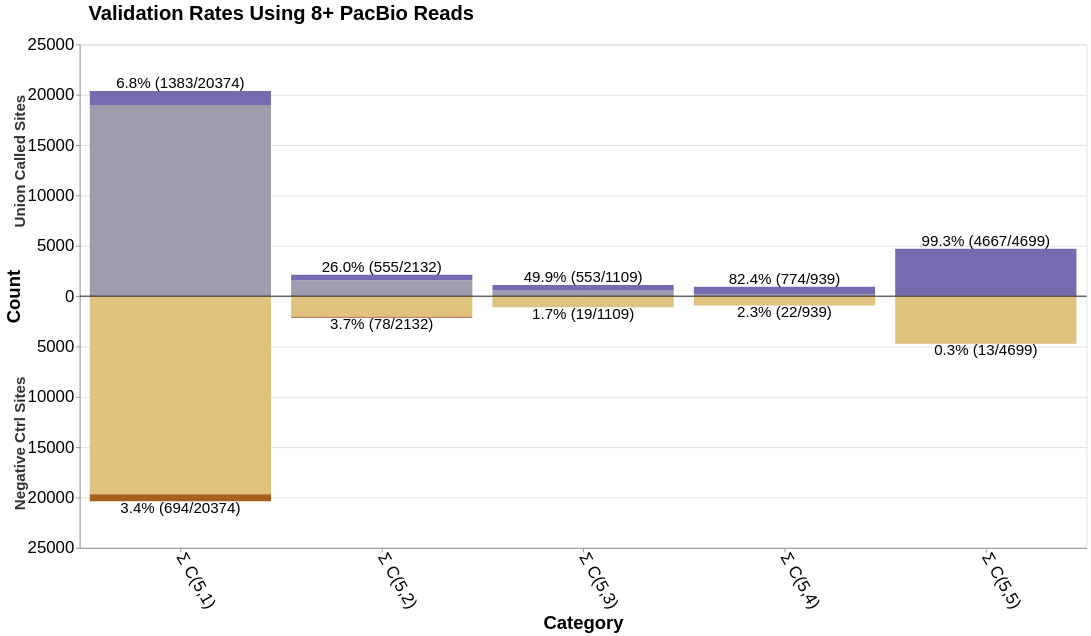

The notebook cell saved with this chart:
### Code cell
import altair as alt
import pandas as pd

# To generate the five S4 stacked histograms, this code was run five times
# using the input data corresponding to the five allele frequency points.
# E.g. to generate the chart for the threshold of 2:
# - edit line 26 to "2"
# - edit line 34 to the variable union_pos_2plus
# - edit line 37 to the variable union_homog_neg_2plus

# Data derived from TODO
union_pos_1plus=[4778, 1710, 1071, 929, 4694]
union_homog_neg_1plus=[1434, 147, 51, 46, 79]
union_pos_2plus=[3921, 1634, 1056, 925, 4694]
union_homog_neg_2plus=[1007, 104, 29, 32, 32]
union_pos_5plus=[2208, 1119, 869, 886, 4691]
union_homog_neg_5plus=[798, 84, 20, 23, 15]
union_pos_8plus=[1383, 555, 553, 774, 4667]
union_homog_neg_8plus=[694, 78, 19, 22, 13]
union_pos_10plus=[1144, 324, 379, 702, 4644]
union_homog_neg_10plus=[657, 72, 18, 19, 12]
union_coverage=[20374, 2132, 1109, 939, 4699] # Took the lower of the two coverages

# Color schemes
purple_range=['#756bb1', '#9e9cad', '#a6611a', '#dfc27d']

reads="8" # Fill in per respective threshold
title="Validation Rates Using " + reads + "+ PacBio Reads"
sub="Identical Negative Control Sites in ST001-1A Files (250x)"

# Adjust as necessary per threshold
data = pd.DataFrame({
    'category': ['Σ C(5,1)', 'Σ C(5,2)', 'Σ C(5,3)', 'Σ C(5,4)', 'Σ C(5,5)'],
    'positive_total': union_coverage,
    'positive_validated': union_pos_8plus, # BLT50 validated variants for actual sites
    'negative_total': union_coverage,
    'negative_validated': union_homog_neg_8plus # BLT50 validated variants in same site in unrelated control
})

# Create stacked data structure
data_stacked = []
for _, row in data.iterrows():
    category = row['category']
    
    # Calculate percentages for this category
    pos_validation_rate = (row['positive_validated'] / row['positive_total'] * 100) if row['positive_total'] > 0 else 0
    neg_validation_rate = (row['negative_validated'] / row['negative_total'] * 100) if row['negative_total'] > 0 else 0
    
    # Calculate unvalidated counts (difference between total and validated)
    pos_unvalidated = row['positive_total'] - row['positive_validated']
    neg_unvalidated = row['negative_total'] - row['negative_validated']
    
    # Positive side - unvalidated variants (bottom of stack)
    data_stacked.append({
        'category': category,
        'direction': 'positive',
        'variant_type': 'unvalidated',
        'variant_direction': 'unvalidated_positive',
        'count': pos_unvalidated,
        'stack_order': 0,
        'validation_rate': pos_validation_rate,
        'total_count': row['positive_total'],
        'validated_count': row['positive_validated']
    })
    
    # Positive side - validated variants (stacked on top)
    data_stacked.append({
        'category': category,
        'direction': 'positive',
        'variant_type': 'validated',
        'variant_direction': 'validated_positive',
        'count': row['positive_validated'],
        'stack_order': 1,
        'validation_rate': pos_validation_rate,
        'total_count': row['positive_total'],
        'validated_count': row['positive_validated']
    })
    
    # Negative side - unvalidated variants (displayed as negative, bottom of stack)
    data_stacked.append({
        'category': category,
        'direction': 'negative',
        'variant_type': 'unvalidated',
        'variant_direction': 'unvalidated_negative',
        'count': -neg_unvalidated,
        'stack_order': 0,
        'validation_rate': neg_validation_rate,
        'total_count': row['negative_total'],
        'validated_count': row['negative_validated']
    })
    
    # Negative side - validated variants (stacked on negative side)
    data_stacked.append({
        'category': category,
        'direction': 'negative',
        'variant_type': 'validated',
        'variant_direction': 'validated_negative',
        'count': -row['negative_validated'],
        'stack_order': 1,
        'validation_rate': neg_validation_rate,
        'total_count': row['negative_total'],
        'validated_count': row['negative_validated']
    })

data_long = pd.DataFrame(data_stacked)

# Create the bidirectional stacked bar chart
chart = alt.Chart(data_long).mark_bar().encode(
    x=alt.X('category:O',
            sort=['Σ C(5,5)', 'Σ C(5,4)', 'Σ C(5,3)', 'Σ C(5,2)', 'Σ C(5,1)'],
            title='Category',
            axis=alt.Axis(labelAngle=60,labelFontSize=20, titleFontSize=22)),
        y=alt.Y('count:Q',
            title='Count',
            scale=alt.Scale(domain=[-5500, 5500]), # Adjust domain as needed
            stack='zero',
            axis=alt.Axis(labelFontSize=20, titleFontSize=22, labelExpr="abs(datum.value)")),
    color=alt.Color('variant_direction:N',
                    scale=alt.Scale(
                        domain=['validated_positive', 'unvalidated_positive', 'validated_negative', 'unvalidated_negative'],
                        range=purple_range
                    ),
                    legend=None),
                    # legend=alt.Legend(
                    #     title="Variant Type",
                    #     orient='bottom',
                    #     # legendX=150,
                    #     # legendY=700,
                    #     direction='horizontal',
                    #     symbolType='square',
                    #     symbolSize=400,
                    #     titleFontSize=22,
                    #     labelFontSize=16,
                    #     labelExpr="datum.value == 'unvalidated_positive' ? 'Non-Validated' : datum.value == 'validated_positive' ? 'Validated' : datum.value == 'unvalidated_negative' ? 'Non-Validated Control' : 'Validated Control'"
                    # )),
    order=alt.Order('stack_order:O'),
    tooltip=['category:O', 'direction:N', 'variant_type:N', 'count:Q', 'validation_rate:Q']
).properties(
    width=1200,
    height=600,
    title=alt.TitleParams(
        text=title,
        #subtitle=sub,
        fontSize=24,
        fontWeight='bold',
        subtitleFontSize=16,
        dy=-10,
        dx=100,
        anchor='start'
    )
)

# Create data for percentage labels (one per category per direction)
label_data = []
for category in data['category'].unique():
    # Positive side label
    pos_row = data[data['category'] == category].iloc[0]
    pos_validation_rate = (pos_row['positive_validated'] / pos_row['positive_total'] * 100) if pos_row['positive_total'] > 0 else 0
    pos_y_position = pos_row['positive_total']  # Top of positive stack (total height)
    
    label_data.append({
        'category': category,
        'y_position': pos_y_position + 50,  # Slightly above the bar
        'percentage': f"{pos_validation_rate:.1f}% ({pos_row['positive_validated']}/{pos_row['positive_total']})",
        'direction': 'positive'
    })
    
    # Negative side label
    neg_validation_rate = (pos_row['negative_validated'] / pos_row['negative_total'] * 100) if pos_row['negative_total'] > 0 else 0
    neg_y_position = -pos_row['negative_total']  # Bottom of negative stack (total height)
    
    label_data.append({
        'category': category,
        'y_position': neg_y_position - 50,  # Slightly below the bar
        'percentage': f"{neg_validation_rate:.1f}% ({pos_row['negative_validated']}/{pos_row['negative_total']})",
        'direction': 'negative'
    })

label_df = pd.DataFrame(label_data)

# Create percentage labels
percentage_labels = alt.Chart(label_df).mark_text(
    align='center',
    baseline='middle',
    fontSize=18,
    color='black',
    dy=alt.expr("datum.direction == 'positive' ? -8 : 8") 
).encode(
    x=alt.X('category:O'),
    y=alt.Y('y_position:Q'),
    text=alt.Text('percentage:N')
)

# Add a horizontal line at y=0 for reference
zero_line = alt.Chart(pd.DataFrame({'y': [0]})).mark_rule(
    color='black',
    strokeWidth=1
).encode(y='y:Q')

# Create section labels for positive and negative sides - positioned independently
section_label_data = pd.DataFrame([
    {'label': 'Union Called Sites', 'y_position': 20000, 'x_pos': 0},  # Top section
    {'label': 'Negative Ctrl Sites', 'y_position': -8000, 'x_pos': 0}  # Bottom section
])

# Create section labels for positive and negative sides
section_labels = alt.Chart(section_label_data).mark_text(
    align='right',
    baseline='middle',
    fontSize=18,
    fontWeight='bold',
    color='#333333',
    angle=270,  # Rotate text vertically like y-axis title
    dy=-70  # Position to the left of the chart area
).encode(
    x=alt.value(0),  # Fixed x position
    y=alt.Y('y_position:Q', scale=alt.Scale(domain=[-21000, 21000])), 
    text=alt.Text('label:N')
)

# Combine all charts
final_chart = alt.layer(
    chart,
    zero_line,
    percentage_labels,
    section_labels
).resolve_scale(
    color='independent'
)

# Display the chart
final_chart.show()

# Optional: Save the chart
# final_chart.save('bidirectional_bar_chart.html')
# final_chart.save('bidirectional_bar_chart.png', scale_factor=2.0)

### Figure 1 — Vega-Lite specification as saved in the notebook (floating-point values rounded to 4 significant figures)
{"config": {"view": {"continuousWidth": 300, "continuousHeight": 300}}, "layer": [{"data": {"name": "data-d6f40acd54f67d37335ea47a54312495"}, "mark": {"type": "bar"}, "encoding": {"color": {"field": "variant_direction", "legend": null, "scale": {"domain": ["validated_positive", "unvalidated_positive", "validated_negative", "unvalidated_negative"], "range": ["#756bb1", "#9e9cad", "#a6611a", "#dfc27d"]}, "type": "nominal"}, "order": {"field": "stack_order", "type": "ordinal"}, "tooltip": [{"field": "category", "type": "ordinal"}, {"field": "direction", "type": "nominal"}, {"field": "variant_type", "type": "nominal"}, {"field": "count", "type": "quantitative"}, {"field": "validation_rate", "type": "quantitative"}], "x": {"axis": {"labelAngle": 60, "labelFontSize": 20, "titleFontSize": 22}, "field": "category", "sort": ["Σ C(5,5)", "Σ C(5,4)", "Σ C(5,3)", "Σ C(5,2)", "Σ C(5,1)"], "title": "Category", "type": "ordinal"}, "y": {"axis": {"labelExpr": "abs(datum.value)", "labelFontSize": 20, "titleFontSize": 22}, "field": "count", "scale": {"domain": [-5500, 5500]}, "stack": "zero", "title": "Count", "type": "quantitative"}}, "title": {"text": "Validation Rates Using 8+ PacBio Reads", "anchor": "start", "dx": 100, "dy": -10, "fontSize": 24, "fontWeight": "bold", "subtitleFontSize": 16}}, {"data": {"name": "data-a0a55d106695e8d630baff0f16eee66d"}, "mark": {"type": "rule", "color": "black", "strokeWidth": 1}, "encoding": {"y": {"field": "y", "type": "quantitative"}}}, {"data": {"name": "data-aef5a651abd1b1d16911e54c02af27ad"}, "mark": {"type": "text", "align": "center", "baseline": "middle", "color": "black", "dy": {"expr": "datum.direction == 'positive' ? -8 : 8"}, "fontSize": 18}, "encoding": {"text": {"field": "percentage", "type": "nominal"}, "x": {"field": "category", "type": "ordinal"}, "y": {"field": "y_position", "type": "quantitative"}}}, {"data": {"name": "data-454a9ccc691aaaeb8918454a73db5e74"}, "mark": {"type": "text", "align": "right", "angle": 270, "baseline": "middle", "color": "#333333", "dy": -70, "fontSize": 18, "fontWeight": "bold"}, "encoding": {"text": {"field": "label", "type": "nominal"}, "x": {"value": 0}, "y": {"field": "y_position", "scale": {"domain": [-21000, 21000]}, "type": "quantitative"}}}], "height": 600, "resolve": {"scale": {"color": "independent"}}, "width": 1200, "$schema": "https://vega.github.io/schema/vega-lite/v5.20.1.json", "datasets": {"data-d6f40acd54f67d37335ea47a54312495": [{"category": "Σ C(5,1)", "direction": "positive", "variant_type": "unvalidated", "variant_direction": "unvalidated_positive", "count": 18991, "stack_order": 0, "validation_rate": 6.788, "total_count": 20374, "validated_count": 1383}, {"category": "Σ C(5,1)", "direction": "positive", "variant_type": "validated", "variant_direction": "validated_positive", "count": 1383, "stack_order": 1, "validation_rate": 6.788, "total_count": 20374, "validated_count": 1383}, {"category": "Σ C(5,1)", "direction": "negative", "variant_type": "unvalidated", "variant_direction": "unvalidated_negative", "count": -19680, "stack_order": 0, "validation_rate": 3.406, "total_count": 20374, "validated_count": 694}, {"category": "Σ C(5,1)", "direction": "negative", "variant_type": "validated", "variant_direction": "validated_negative", "count": -694, "stack_order": 1, "validation_rate": 3.406, "total_count": 20374, "validated_count": 694}, {"category": "Σ C(5,2)", "direction": "positive", "variant_type": "unvalidated", "variant_direction": "unvalidated_positive", "count": 1577, "stack_order": 0, "validation_rate": 26.03, "total_count": 2132, "validated_count": 555}, {"category": "Σ C(5,2)", "direction": "positive", "variant_type": "validated", "variant_direction": "validated_positive", "count": 555, "stack_order": 1, "validation_rate": 26.03, "total_count": 2132, "validated_count": 555}, {"category": "Σ C(5,2)", "direction": "negative", "variant_type": "unvalidated", "variant_direction": "unvalidated_negative", "count": -2054, "stack_order": 0, "validation_rate": 3.659, "total_count": 2132, "validated_count": 78}, {"category": "Σ C(5,2)", "direction": "negative", "variant_type": "validated", "variant_direction": "validated_negative", "count": -78, "stack_order": 1, "validation_rate": 3.659, "total_count": 2132, "validated_count": 78}, {"category": "Σ C(5,3)", "direction": "positive", "variant_type": "unvalidated", "variant_direction": "unvalidated_positive", "count": 556, "stack_order": 0, "validation_rate": 49.86, "total_count": 1109, "validated_count": 553}, {"category": "Σ C(5,3)", "direction": "positive", "variant_type": "validated", "variant_direction": "validated_positive", "count": 553, "stack_order": 1, "validation_rate": 49.86, "total_count": 1109, "validated_count": 553}, {"category": "Σ C(5,3)", "direction": "negative", "variant_type": "unvalidated", "variant_direction": "unvalidated_negative", "count": -1090, "stack_order": 0, "validation_rate": 1.713, "total_count": 1109, "validated_count": 19}, {"category": "Σ C(5,3)", "direction": "negative", "variant_type": "validated", "variant_direction": "validated_negative", "count": -19, "stack_order": 1, "validation_rate": 1.713, "total_count": 1109, "validated_count": 19}, {"category": "Σ C(5,4)", "direction": "positive", "variant_type": "unvalidated", "variant_direction": "unvalidated_positive", "count": 165, "stack_order": 0, "validation_rate": 82.43, "total_count": 939, "validated_count": 774}, {"category": "Σ C(5,4)", "direction": "positive", "variant_type": "validated", "variant_direction": "validated_positive", "count": 774, "stack_order": 1, "validation_rate": 82.43, "total_count": 939, "validated_count": 774}, {"category": "Σ C(5,4)", "direction": "negative", "variant_type": "unvalidated", "variant_direction": "unvalidated_negative", "count": -917, "stack_order": 0, "validation_rate": 2.343, "total_count": 939, "validated_count": 22}, {"category": "Σ C(5,4)", "direction": "negative", "variant_type": "validated", "variant_direction": "validated_negative", "count": -22, "stack_order": 1, "validation_rate": 2.343, "total_count": 939, "validated_count": 22}, {"category": "Σ C(5,5)", "direction": "positive", "variant_type": "unvalidated", "variant_direction": "unvalidated_positive", "count": 32, "stack_order": 0, "validation_rate": 99.32, "total_count": 4699, "validated_count": 4667}, {"category": "Σ C(5,5)", "direction": "positive", "variant_type": "validated", "variant_direction": "validated_positive", "count": 4667, "stack_order": 1, "validation_rate": 99.32, "total_count": 4699, "validated_count": 4667}, {"category": "Σ C(5,5)", "direction": "negative", "variant_type": "unvalidated", "variant_direction": "unvalidated_negative", "count": -4686, "stack_order": 0, "validation_rate": 0.2767, "total_count": 4699, "validated_count": 13}, {"category": "Σ C(5,5)", "direction": "negative", "variant_type": "validated", "variant_direction": "validated_negative", "count": -13, "stack_order": 1, "validation_rate": 0.2767, "total_count": 4699, "validated_count": 13}], "data-a0a55d106695e8d630baff0f16eee66d": [{"y": 0}], "data-aef5a651abd1b1d16911e54c02af27ad": [{"category": "Σ C(5,1)", "y_position": 20424, "percentage": "6.8% (1383/20374)", "direction": "positive"}, {"category": "Σ C(5,1)", "y_position": -20424, "percentage": "3.4% (694/20374)", "direction": "negative"}, {"category": "Σ C(5,2)", "y_position": 2182, "percentage": "26.0% (555/2132)", "direction": "positive"}, {"category": "Σ C(5,2)", "y_position": -2182, "percentage": "3.7% (78/2132)", "direction": "negative"}, {"category": "Σ C(5,3)", "y_position": 1159, "percentage": "49.9% (553/1109)", "direction": "positive"}, {"category": "Σ C(5,3)", "y_position": -1159, "percentage": "1.7% (19/1109)", "direction": "negative"}, {"category": "Σ C(5,4)", "y_position": 989, "percentage": "82.4% (774/939)", "direction": "positive"}, {"category": "Σ C(5,4)", "y_position": -989, "percentage": "2.3% (22/939)", "direction": "negative"}, {"category": "Σ C(5,5)", "y_position": 4749, "percentage": "99.3% (4667/4699)", "direction": "positive"}, {"category": "Σ C(5,5)", "y_position": -4749, "percentage": "0.3% (13/4699)", "direction": "negative"}], "data-454a9ccc691aaaeb8918454a73db5e74": [{"label": "Union Called Sites", "y_position": 20000, "x_pos": 0}, {"label": "Negative Ctrl Sites", "y_position": -8000, "x_pos": 0}]}}
